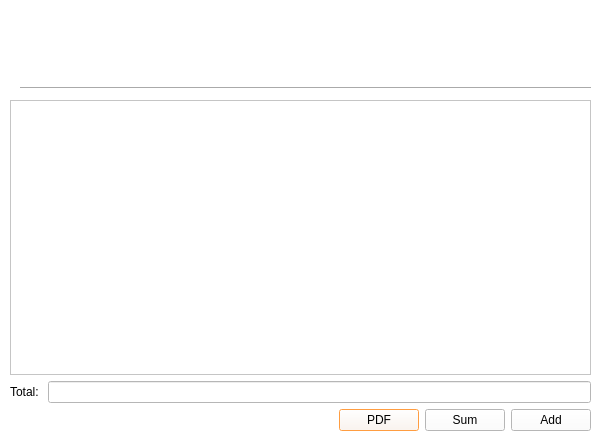
<?xml version="1.0" encoding="UTF-8"?>
<ui version="4.0">
 <class>Cinema</class>
 <widget class="QDialog" name="Cinema">
  <property name="geometry">
   <rect>
    <x>0</x>
    <y>0</y>
    <width>611</width>
    <height>447</height>
   </rect>
  </property>
  <property name="windowTitle">
   <string>Dialog</string>
  </property>
  <property name="styleSheet">
   <string notr="true">background-color: rgb(255, 255, 255);
selection-background-color: rgb(245, 121, 0);</string>
  </property>
  <widget class="QWidget" name="widget" native="true">
   <property name="geometry">
    <rect>
     <x>240</x>
     <y>0</y>
     <width>120</width>
     <height>80</height>
    </rect>
   </property>
   <property name="styleSheet">
    <string notr="true">image: url(:/images/icons-darth-vader-80.png);</string>
   </property>
  </widget>
  <widget class="Line" name="line">
   <property name="geometry">
    <rect>
     <x>20</x>
     <y>80</y>
     <width>571</width>
     <height>16</height>
    </rect>
   </property>
   <property name="orientation">
    <enum>Qt::Horizontal</enum>
   </property>
  </widget>
  <widget class="QWidget" name="">
   <property name="geometry">
    <rect>
     <x>10</x>
     <y>100</y>
     <width>581</width>
     <height>331</height>
    </rect>
   </property>
   <layout class="QVBoxLayout" name="verticalLayout">
    <item>
     <widget class="QTableWidget" name="tableWidget"/>
    </item>
    <item>
     <layout class="QHBoxLayout" name="horizontalLayout_2">
      <item>
       <widget class="QLabel" name="label">
        <property name="text">
         <string>Total: </string>
        </property>
       </widget>
      </item>
      <item>
       <widget class="QLineEdit" name="lineEdit"/>
      </item>
     </layout>
    </item>
    <item>
     <layout class="QHBoxLayout" name="horizontalLayout">
      <item>
       <spacer name="horizontalSpacer">
        <property name="orientation">
         <enum>Qt::Horizontal</enum>
        </property>
        <property name="sizeHint" stdset="0">
         <size>
          <width>238</width>
          <height>20</height>
         </size>
        </property>
       </spacer>
      </item>
      <item>
       <widget class="QPushButton" name="pushButton_3">
        <property name="text">
         <string>PDF</string>
        </property>
       </widget>
      </item>
      <item>
       <widget class="QPushButton" name="pushButton_2">
        <property name="text">
         <string>Sum</string>
        </property>
       </widget>
      </item>
      <item>
       <widget class="QPushButton" name="pushButton">
        <property name="text">
         <string>Add</string>
        </property>
       </widget>
      </item>
     </layout>
    </item>
   </layout>
  </widget>
 </widget>
 <resources/>
 <connections/>
</ui>
